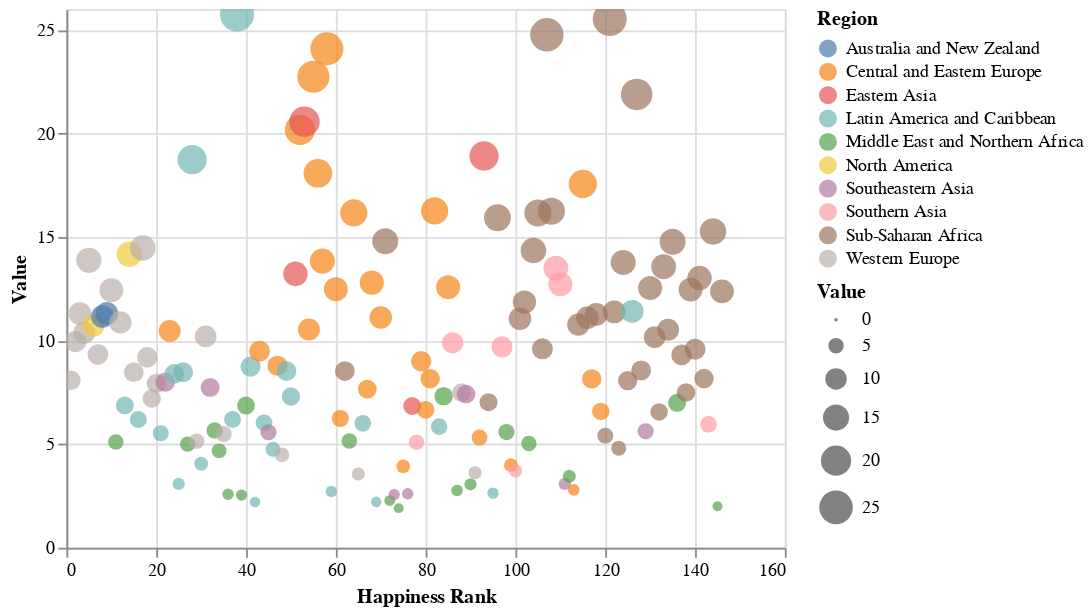

Here is the notebook cell this chart was saved with:
### Code cell
alt.Chart(df_1).mark_circle(size = 100).encode(
    x='Happiness Rank',
    y='Value',
    size='Value',
    tooltip=['Happiness Rank', 'Value', 'Indice di Povertá','Country','Region'],
    color=alt.Color('Region:N')
).interactive()

### Figure 1 — Vega-Lite specification as saved in the notebook (floating-point values rounded to 4 significant figures; data arrays with more than 128 entries replaced by an {"elided": "..."} marker saying what was removed)
{"config": {"view": {"continuousWidth": 400, "continuousHeight": 300}}, "data": {"name": "data-99e3124da1842bb9a32652854a10c836"}, "mark": {"type": "circle", "size": 100}, "encoding": {"color": {"field": "Region", "type": "nominal"}, "size": {"field": "Value", "type": "quantitative"}, "tooltip": [{"field": "Happiness Rank", "type": "quantitative"}, {"field": "Value", "type": "quantitative"}, {"field": "Indice di Povertá", "type": "quantitative"}, {"field": "Country", "type": "nominal"}, {"field": "Region", "type": "nominal"}], "x": {"field": "Happiness Rank", "type": "quantitative"}, "y": {"field": "Value", "type": "quantitative"}}, "selection": {"selector003": {"type": "interval", "bind": "scales", "encodings": ["x", "y"]}}, "$schema": "https://vega.github.io/schema/vega-lite/v4.17.0.json", "datasets": {"data-99e3124da1842bb9a32652854a10c836": {"elided": "146 records"}}}
